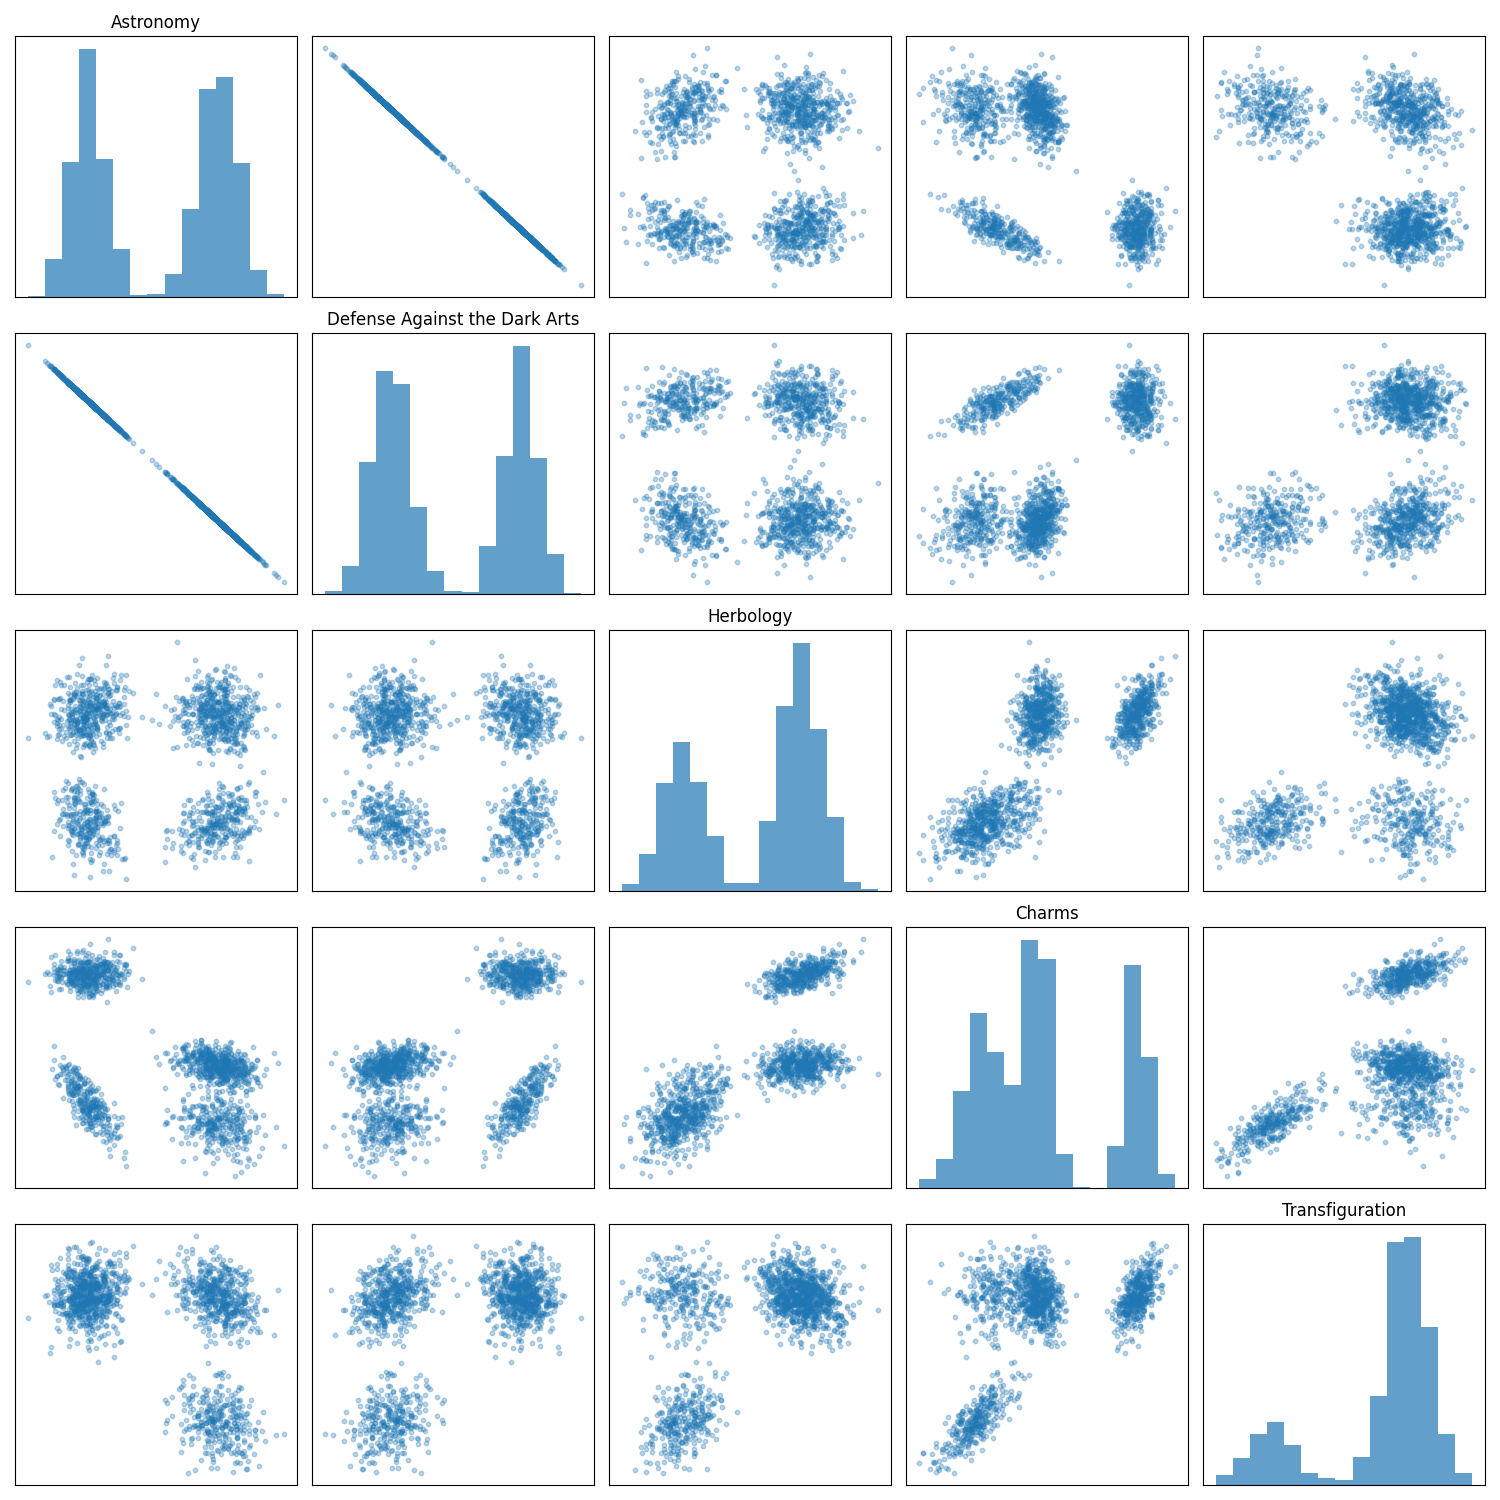

This chart was generated by the following Python code:
import csv
import matplotlib.pyplot as plt

def read_csv(path, selected_headers):
    with open(path, newline='') as f:
        reader = csv.reader(f)
        headers = next(reader)
        indices = [headers.index(h) for h in selected_headers]
        data = [[] for _ in selected_headers]

        for row in reader:
            for idx, col_index in enumerate(indices):
                try:
                    data[idx].append(float(row[col_index]))
                except ValueError:
                    data[idx].append(None)
    return selected_headers, data

def clean(col_x, col_y):
    return [
        (x, y) for x, y in zip(col_x, col_y)
        if x is not None and y is not None
    ]

def plot_matrix(headers, data):
    n = len(headers)
    fig, axes = plt.subplots(n, n, figsize=(3*n, 3*n))

    for i in range(n):
        for j in range(n):
            ax = axes[i][j]
            if i == j:
                ax.hist([x for x in data[i] if x is not None], bins=15, alpha=0.7)
                ax.set_title(headers[i])
            else:
                points = clean(data[j], data[i])
                if points:
                    xs, ys = zip(*points)
                    ax.scatter(xs, ys, alpha=0.3, s=10)
            ax.set_xticks([])
            ax.set_yticks([])

    plt.tight_layout()
    plt.savefig("pair_plot.png")
    plt.show()

if __name__ == "__main__":
    selected = [
        "Astronomy",
        "Defense Against the Dark Arts",
        "Herbology",
        "Charms",
        "Transfiguration"
    ]
    headers, data = read_csv("dataset_train.csv", selected)
    plot_matrix(headers, data)
